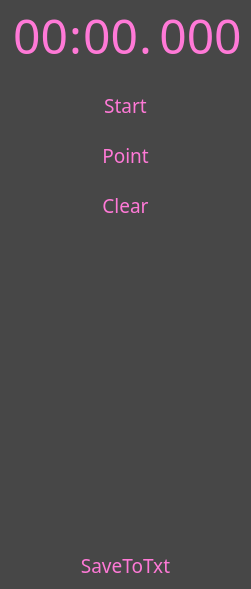
<?xml version="1.0" encoding="UTF-8"?>
<ui version="4.0">
 <class>Form</class>
 <widget class="QWidget" name="Form">
  <property name="geometry">
   <rect>
    <x>0</x>
    <y>0</y>
    <width>251</width>
    <height>589</height>
   </rect>
  </property>
  <property name="windowTitle">
   <string>StopWatch</string>
  </property>
  <property name="styleSheet">
   <string notr="true">color: rgb(255, 121, 215);
selection-color: rgb(255, 255, 255);
background-color: rgb(71, 71, 71);
border:0px  solid rgb(255, 121, 215, 10);</string>
  </property>
  <widget class="QPushButton" name="sw_start">
   <property name="geometry">
    <rect>
     <x>0</x>
     <y>90</y>
     <width>251</width>
     <height>31</height>
    </rect>
   </property>
   <property name="font">
    <font>
     <family>Segoe UI Light</family>
     <pointsize>14</pointsize>
    </font>
   </property>
   <property name="text">
    <string>Start</string>
   </property>
   <attribute name="buttonGroup">
    <string notr="true">b_cc</string>
   </attribute>
  </widget>
  <widget class="QPushButton" name="sw_makepoint">
   <property name="geometry">
    <rect>
     <x>0</x>
     <y>140</y>
     <width>251</width>
     <height>31</height>
    </rect>
   </property>
   <property name="font">
    <font>
     <family>Segoe UI Light</family>
     <pointsize>14</pointsize>
    </font>
   </property>
   <property name="text">
    <string>Point</string>
   </property>
   <attribute name="buttonGroup">
    <string notr="true">b_cc</string>
   </attribute>
  </widget>
  <widget class="QPushButton" name="sw_clear">
   <property name="geometry">
    <rect>
     <x>0</x>
     <y>190</y>
     <width>251</width>
     <height>31</height>
    </rect>
   </property>
   <property name="font">
    <font>
     <family>Segoe UI Light</family>
     <pointsize>14</pointsize>
    </font>
   </property>
   <property name="text">
    <string>Clear</string>
   </property>
   <attribute name="buttonGroup">
    <string notr="true">b_cc</string>
   </attribute>
  </widget>
  <widget class="QLabel" name="sw_time_ms">
   <property name="geometry">
    <rect>
     <x>150</x>
     <y>0</y>
     <width>101</width>
     <height>71</height>
    </rect>
   </property>
   <property name="font">
    <font>
     <family>Segoe UI Light</family>
     <pointsize>36</pointsize>
    </font>
   </property>
   <property name="text">
    <string>000</string>
   </property>
   <property name="alignment">
    <set>Qt::AlignCenter</set>
   </property>
  </widget>
  <widget class="QLabel" name="twodot">
   <property name="geometry">
    <rect>
     <x>60</x>
     <y>0</y>
     <width>31</width>
     <height>71</height>
    </rect>
   </property>
   <property name="font">
    <font>
     <family>Segoe UI Light</family>
     <pointsize>36</pointsize>
    </font>
   </property>
   <property name="text">
    <string>:</string>
   </property>
   <property name="alignment">
    <set>Qt::AlignCenter</set>
   </property>
  </widget>
  <widget class="QLabel" name="sw_minutes">
   <property name="geometry">
    <rect>
     <x>10</x>
     <y>0</y>
     <width>61</width>
     <height>71</height>
    </rect>
   </property>
   <property name="font">
    <font>
     <family>Segoe UI Light</family>
     <pointsize>36</pointsize>
    </font>
   </property>
   <property name="text">
    <string>00</string>
   </property>
   <property name="alignment">
    <set>Qt::AlignCenter</set>
   </property>
  </widget>
  <widget class="QLabel" name="sw_seconds">
   <property name="geometry">
    <rect>
     <x>80</x>
     <y>0</y>
     <width>61</width>
     <height>71</height>
    </rect>
   </property>
   <property name="font">
    <font>
     <family>Segoe UI Light</family>
     <pointsize>36</pointsize>
    </font>
   </property>
   <property name="text">
    <string>00</string>
   </property>
   <property name="alignment">
    <set>Qt::AlignCenter</set>
   </property>
  </widget>
  <widget class="QLabel" name="dot">
   <property name="geometry">
    <rect>
     <x>130</x>
     <y>0</y>
     <width>31</width>
     <height>71</height>
    </rect>
   </property>
   <property name="font">
    <font>
     <family>Segoe UI Light</family>
     <pointsize>36</pointsize>
    </font>
   </property>
   <property name="text">
    <string>.</string>
   </property>
   <property name="alignment">
    <set>Qt::AlignCenter</set>
   </property>
  </widget>
  <widget class="QListWidget" name="sw_marklist">
   <property name="geometry">
    <rect>
     <x>0</x>
     <y>230</y>
     <width>251</width>
     <height>301</height>
    </rect>
   </property>
  </widget>
  <widget class="QPushButton" name="sw_totxt">
   <property name="geometry">
    <rect>
     <x>0</x>
     <y>550</y>
     <width>251</width>
     <height>31</height>
    </rect>
   </property>
   <property name="font">
    <font>
     <family>Segoe UI Light</family>
     <pointsize>14</pointsize>
    </font>
   </property>
   <property name="text">
    <string>SaveToTxt</string>
   </property>
  </widget>
  <zorder>sw_start</zorder>
  <zorder>sw_makepoint</zorder>
  <zorder>sw_clear</zorder>
  <zorder>dot</zorder>
  <zorder>sw_marklist</zorder>
  <zorder>sw_time_ms</zorder>
  <zorder>twodot</zorder>
  <zorder>sw_minutes</zorder>
  <zorder>sw_seconds</zorder>
  <zorder>sw_totxt</zorder>
 </widget>
 <resources/>
 <connections/>
 <buttongroups>
  <buttongroup name="b_cc"/>
 </buttongroups>
</ui>
